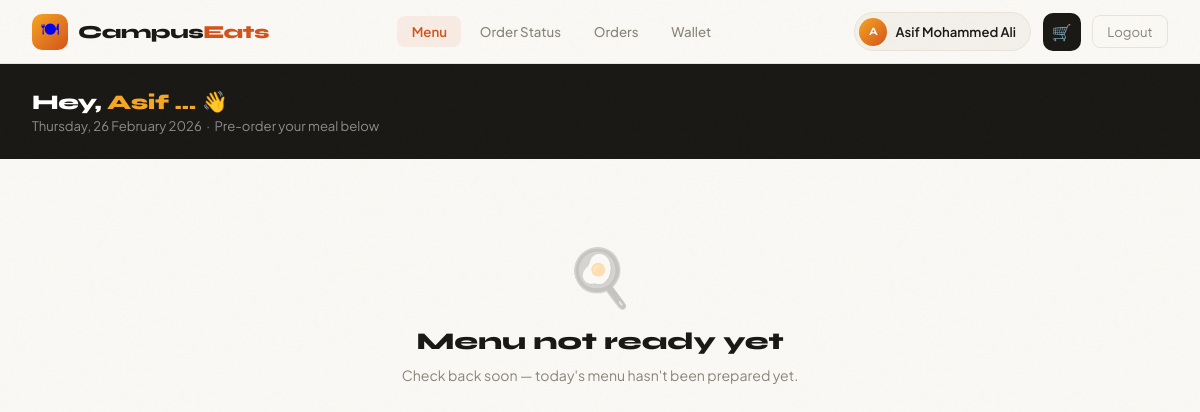
Page /studentdashboard/ (signed in) on the committed database.
### admindashboard/models.py (models this page shows, shortened)
class User(models.Model):
    ROLE_CHOICES = (
        ("ADMIN", "Admin"),
        ("STAFF", "Staff"),
        ("STUDENT", "Student"),
    )
    name             = models.CharField(max_length=150)
    admission_number = models.CharField(max_length=50, unique=True, null=True, blank=True)  # mandatory for STUDENT only
    email            = models.EmailField(unique=True)
    phone            = models.CharField(max_length=15, blank=True)
    password         = models.CharField(max_length=255)  # store hashed password
    role             = models.CharField(max_length=10, choices=ROLE_CHOICES, default="STUDENT")
    is_blocked       = models.BooleanField(default=False)
    created_at       = models.DateTimeField(auto_now_add=True)
    class Meta:
        db_table = "users"

### student/views.py (the view)
# urls.py: path('studentdashboard/', s_views.student_dashboard,    name='student_dashboard'),
def student_dashboard(request):
    if not is_student(request):
        return redirect('login')
    today = timezone.localdate()
    user  = get_object_or_404(User, id=request.session['user_id'])
    todays_menu = (
        Menu.objects
        .filter(date_added=today)
        .select_related('item', 'item__category')
        .order_by('item__category__name', 'item__name')
    )
    categories = {}
    for entry in todays_menu:
        cat_name = entry.item.category.name
        if cat_name not in categories:
            categories[cat_name] = []
        categories[cat_name].append(entry)
    return render(request, 'student_dashboard.html', {
        'user':        user,
        'categories':  categories,
        'has_menu':    todays_menu.exists(),
        'cart_count':  get_cart_count(user),
        'today':       today,
    })

### student/views.py (called while the page is built)
def is_student(request):
    return request.session.get('user_id') and request.session.get('role') == 'STUDENT'

def get_cart_count(user):
    try:
        cart = Cart.objects.get(user=user)
        return cart.items.filter(order_id__isnull=True).count()
    except Cart.DoesNotExist:
        return 0

### templates/student_dashboard.html (shortened to what this page needs)
<!DOCTYPE html>
<html lang="en">
<head>
</head>
<body>
<header>
  <a href="{% url 'student_dashboard' %}" class="logo">
    <div class="logo-mark">🍽</div>
    <div class="logo-text">Campus<span>Eats</span></div>
  </a>
  <nav class="header-nav">
    <a href="{% url 'student_dashboard' %}"     class="nav-link active">Menu</a>
    <a href="{% url 'student_order_status' %}"  class="nav-link ">Order Status</a>
    <a href="{% url 'order_history_student' %}" class="nav-link">Orders</a>
    <a href="{% url 'student_wallet' %}"        class="nav-link">Wallet</a>
  </nav>
  <div class="header-right">
    <div class="user-chip">
      <div class="user-avatar">{{ user.name|first|upper }}</div>
      <span class="user-name">{{ user.name }}</span>
    </div>
    <a href="{% url 'view_cart' %}" class="cart-btn" id="cartBtn">
      🛒
    </a>
    <a href="{% url 'logout' %}" class="btn-logout">Logout</a>
  </div>
</header>
<div class="hero-strip">
  <div>
    <div class="hero-greeting">Hey, <span>{{ user.name|truncatewords:1 }}</span> 👋</div>
    <div class="hero-sub">{{ today|date:"l, d F Y" }} &nbsp;·&nbsp; Pre-order your meal below</div>
  </div>
</div>
{% if has_menu %}
  {% for cat, entries in categories.items %}
  <div class="section-divider cat-section" data-cat="{{ cat|slugify }}">
    <div class="section-cat-name">{{ cat }}</div>
    <div class="section-line"></div>
    <div class="section-count">{{ entries|length }} item{% if entries|length != 1 %}s{% endif %}</div>
  </div>
  <div class="menu-section">
    <div class="menu-grid">
      {% for entry in entries %}
        <div class="item-card {% if entry.status == 'UNAVAILABLE' %}unavailable{% endif %} cat-item" data-cat="{{ cat|slugify }}">
          {% if entry.status == 'UNAVAILABLE' %}
            <div class="unavail-badge">Unavailable</div>
          {% endif %}
          <div class="item-img-wrap">
            {% if entry.item.image %}<img src="{{ entry.item.image.url }}" alt="{{ entry.item.name }}"/>{% else %}🍽{% endif %}
          </div>
          <div class="item-body">
            <div class="item-cat-tag">{{ entry.item.category.name }}</div>
            <div class="item-name">{{ entry.item.name }}</div>
            <div class="item-desc">{{ entry.item.description|default:"Freshly prepared in our canteen."|truncatechars:55 }}</div>
            <div class="item-footer">
              <div class="item-price"><sup>₹</sup>{{ entry.item.price }}</div>
              {% if entry.status == 'AVAILABLE' %}
                <div class="qty-control" id="qty-{{ entry.item.id }}" style="display:none;">
                  <button class="qty-btn" onclick="changeQty({{ entry.item.id }}, -1)">−</button>
                  <span class="qty-num" id="qtyNum-{{ entry.item.id }}">1</span>
                  <button class="qty-btn" onclick="changeQty({{ entry.item.id }}, 1)">＋</button>
                </div>
                <button class="add-btn" id="addBtn-{{ entry.item.id }}"
                  onclick="addToCart({{ entry.item.id }}, this)">＋</button>
              {% else %}
                <button class="add-btn disabled" disabled>✕</button>
              {% endif %}
            </div>
          </div>
        </div>
      {% endfor %}
    </div>
  </div>
  {% endfor %}
{% else %}
  <div class="no-menu">
    <div class="no-menu-icon">🍳</div>
    <div class="no-menu-title">Menu not ready yet</div>
    <div class="no-menu-sub">Check back soon — today's menu hasn't been prepared yet.</div>
  </div>
{% endif %}
</body>
</html>

### templates/student_dashboard.html (style rules this page uses)
*, *::before, *::after { box-sizing: border-box; margin: 0; padding: 0; }
:root { --bg: #faf8f4; --bg2: #f3f0ea; --card: #ffffff; --border: #e8e3d9; --accent: #d4521a; --accent2: #f5a623; --text: #1a1815; --muted: #8a847a; --muted2: #c5bfb4; --dark: #1a1815; --success: #4caf7d; --error: #ff5c5c; }
html { scroll-behavior: smooth; }
body { background: var(--bg); color: var(--text); font-family: 'Plus Jakarta Sans', sans-serif; min-height: 100vh; overflow-x: hidden; }
body::before { content: ''; position: fixed; inset: 0; pointer-events: none; z-index: 9999; opacity: 0.4; }
header { position: sticky; top: 0; z-index: 100; background: rgba(250,248,244,0.9); backdrop-filter: blur(16px); border-bottom: 1px solid var(--border); padding: 0 2rem; height: 64px; display: flex; align-items: center; justify-content: space-between; }
.logo { display: flex; align-items: center; gap: 10px; text-decoration: none; }
.logo-mark { width: 36px; height: 36px; background: linear-gradient(135deg, var(--accent2), var(--accent)); border-radius: 10px; display: grid; place-items: center; font-size: 1.1rem; }
.logo-text { font-family: 'Syne', sans-serif; font-weight: 800; font-size: 1.15rem; color: var(--text); letter-spacing: -0.02em; }
.logo-text span { color: var(--accent); }
.header-nav { display: flex; align-items: center; gap: 0.25rem; }
.nav-link { padding: 0.45rem 0.9rem; border-radius: 8px; text-decoration: none; color: var(--muted); font-size: 0.83rem; font-weight: 500; transition: background 0.15s, color 0.15s; }
.nav-link.active { background: rgba(212,82,26,0.08); color: var(--accent); font-weight: 600; }
.header-right { display: flex; align-items: center; gap: 0.7rem; }
.user-chip { display: flex; align-items: center; gap: 8px; background: var(--bg2); border: 1px solid var(--border); border-radius: 30px; padding: 0.28rem 0.9rem 0.28rem 0.28rem; }
.user-avatar { width: 28px; height: 28px; background: linear-gradient(135deg, var(--accent2), var(--accent)); border-radius: 50%; display: grid; place-items: center; font-size: 0.7rem; font-weight: 700; color: #fff; font-family: 'Syne', sans-serif; }
.user-name { font-size: 0.82rem; font-weight: 600; color: var(--text); }
.cart-btn { position: relative; width: 38px; height: 38px; border-radius: 10px; background: var(--dark); border: none; color: #fff; font-size: 1rem; display: grid; place-items: center; cursor: pointer; text-decoration: none; transition: opacity 0.2s; }
.btn-logout { padding: 0.42rem 0.9rem; border-radius: 8px; border: 1px solid var(--border); background: transparent; color: var(--muted); font-family: 'Plus Jakarta Sans', sans-serif; font-size: 0.82rem; cursor: pointer; text-decoration: none; transition: border-color 0.2s, color 0.2s; }
.hero-strip { background: var(--dark); color: #fff; padding: 1.6rem 2rem; display: flex; align-items: center; justify-content: space-between; flex-wrap: wrap; gap: 1rem; }
.hero-greeting { font-family: 'Syne', sans-serif; font-weight: 800; font-size: 1.3rem; letter-spacing: -0.02em; }
.hero-greeting span { color: var(--accent2); }
.hero-sub { font-size: 0.82rem; color: rgba(255,255,255,0.5); margin-top: 2px; }
.no-menu { max-width: 500px; margin: 5rem auto; text-align: center; padding: 0 2rem; }
.no-menu-icon { font-size: 3.5rem; opacity: 0.25; margin-bottom: 1rem; }
.no-menu-title { font-family: 'Syne', sans-serif; font-weight: 800; font-size: 1.5rem; margin-bottom: 0.5rem; }
.no-menu-sub { font-size: 0.88rem; color: var(--muted); line-height: 1.6; }

### rows in the picture
User: name|first "A", name "Asif Mohammed Ali", name "Asif …"

### other values in the picture
{{ today|date:"l, d F Y" }} "Thursday, 26 February 2026"
